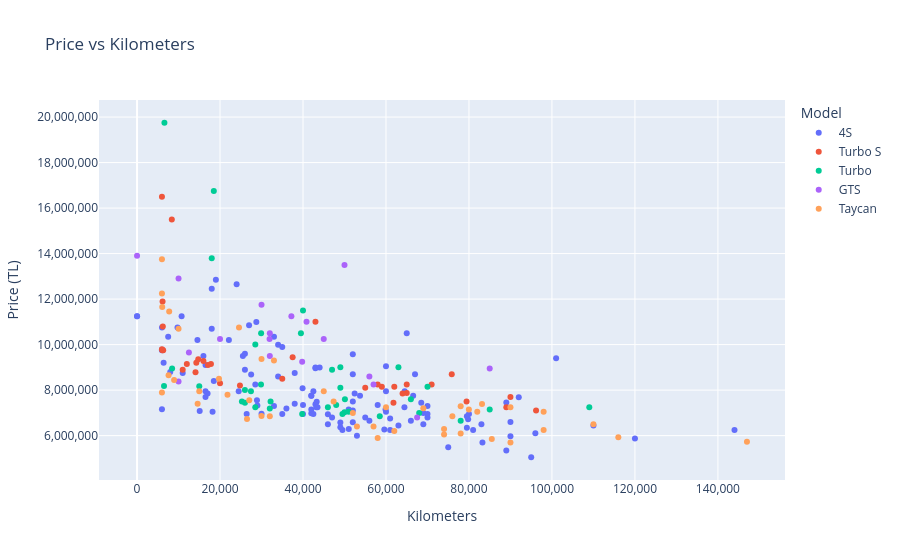

Notebook code cell kept with this figure:
### Code cell
# Price vs KM scatter
fig = px.scatter(
    df, x="km", y="price", color="model",
    hover_data=["year", "title", "sahibinden_id"],
    title="Price vs Kilometers",
    labels={"km": "Kilometers", "price": "Price (TL)", "model": "Model"}
)
fig.update_layout(xaxis_tickformat=",.0f", yaxis_tickformat=",.0f")
fig.show()

### Figure 1 — Plotly figure (JSON) as saved in the notebook; plotly's stock layout.template omitted (floating-point values rounded to 4 significant figures; data arrays with more than 128 entries replaced by an {"elided": "..."} marker saying what was removed)
{"data": [{"customdata": {"elided": "121x3 mixed values"}, "hovertemplate": "Model=4S<br>Kilometers=%{x}<br>Price (TL)=%{y}<br>year=%{customdata[0]}<br>title=%{customdata[1]}<br>sahibinden_id=%{customdata[2]}<extra></extra>", "legendgroup": "4S", "marker": {"color": "#636efa", "symbol": "circle"}, "mode": "markers", "name": "4S", "orientation": "v", "showlegend": true, "type": "scatter", "x": [60000, 52000, 68500, 67000, 15100, 92000, 70000, 46000, 38000, 42000, 80000, 8000, 65000, 42000, 79500, 29000, 24500, 35000, 110000, 28750, 17000, 53000, 83000, 38000, 79500, 6010, 42000, 63000, 49500, 0, 52000, 28500, 19000, 6001, 70000, 69000, 120000, 27000, 33000, 58000, 89000, 52000, 42000, 18500, 43000, 49000, 64500, 22137, 43300, 47000, 39900, 16500, 101000, 28900, 6001, 75000, 33000, 7500, 70000, 6001, 66548, 43000, 25500, 40000, 26000, 16500, 61000, 90000, 14556, 36000, 66000, 43000, 144000, 27500, 60000, 44000, 34000, 64444, 18200, 69000, 89000, 10738, 81000, 9750, 56000, 59900, 79800, 46000, 26418, 95000, 59600, 51030, 96000, 6400, 42500, 42500, 18000, 61000, 52000, 0, 30000, 16000, 51000, 24000, 26000, 18000, 43214, 60000, 90000, 49000, 35000, 55000, 34000, 11000, 40000, 52000, 43500, 16500, 53740, 52447, 83250], "xaxis": "x", "y": [9050000, 7100000, 7450000, 8700000, 7080000, 7690000, 7300000, 6940000, 8750000, 7750000, 6950000, 8800000, 10500000, 7750000, 6350000, 7320000, 7950000, 6950000, 6450000, 10999000, 7850000, 5990000, 6500000, 7400000, 6850000, 10750000, 6980000, 6450000, 6250000, 11250000, 6585000, 8250000, 12850000, 9750000, 6800000, 6500000, 5875000, 10850000, 7300000, 7350000, 7460000, 7500000, 7150000, 8400000, 8999000, 6575000, 7950000, 10200000, 7490000, 6800000, 8080000, 7700000, 9400000, 7550000, 7157750, 5490000, 10350000, 10350000, 6950000, 9775000, 7750000, 8960000, 9500000, 6950000, 8900000, 9100000, 6250000, 5975000, 10200000, 7190000, 6650000, 7375000, 6250000, 8690000, 7950000, 8999000, 9995500, 7250000, 7050000, 7000000, 5350000, 11250000, 6250000, 10750000, 6650000, 7145000, 6725000, 6500000, 6950000, 5050000, 6275000, 6290000, 6100000, 9200000, 7950000, 6950000, 12450000, 6750000, 9575000, 11250000, 6965000, 9500000, 7150000, 12650000, 9600000, 10700000, 7250000, 7050000, 6600000, 6370000, 9890000, 6800000, 8600000, 8750000, 7350000, 8700000, 7250000, 7950000, 7750000, 7850000, 5699000], "yaxis": "y"}, {"customdata": [[2020, "SS MOTORS 2020 PORSCHE TAYCAN TURBO S-YOLCU EKRANI-DISTRONIC-360", "1035408352"], [2020, "TAYCAN TURBO S", "1104474154"], [2020, "ALBAYRAC 2020 TAYCAN TURBO S \"BOYASIZ, DEĞİŞENSİZ, SERAMİK FREN\"", "1120195391"], [2020, "ALKAN AŞ 2020 PORSCHE TAYCAN TURBO S-SOĞUTMA-YOLCU EKRAN-CHRONO", "1224389629"], [2020, "CAR~MEN MOTORS' Taycan Turbo S 761 hp", "1240822684"], [2020, "Bayi çıkışlı Hatasız Boyasız", "1256415916"], [2020, "MAS GRUP'TAN PORSCHE TAYCAN TURBO S- 761 HP DOĞUŞ HATASIZ", "1262317796"], [2020, "2020 MODEL TAYCAN TURBO S-27 DOĞUŞ GARANTİLİ-FUL-HATASIZ", "1263311669"], [2022, "PORSCHE TAYCAN TURBO S DOĞUŞ OTO BAYİ ÇIKIŞLI", "1264137042"], [2020, "TARGET MOTORS 2020 TAYCAN TURBO S 761 HP KARBON SERAMİK FREN", "1265273902"], [2020, "BAYİİ//12.000KM//ARKA AKS//BUZ MAVİ FAR//SERAMİK FREN//RACE TEXT", "1265739722"], [2020, "HATASIZ DÜŞÜK KM", "1271360223"], [2021, "EROĞLU / CARBON BODY KİT -ARKA AKS- TAYCAN TURBO S -BOSE", "1273775102"], [2021, "2021 PORSCHE TAYCAN TURBO S BAYİİ+AIRMATIC+AKS+SOĞUTMA+ISTMA+360", "1277399980"], [2020, "-MİSANO- 2020 PORSCHE TAYCAN TURBO S SERAMİK AİR SOĞUTMA BOSE", "1279983921"], [2024, "BAYİ 2024 PORSCHE TAYCAN TURBO S-CERAMİC-BOSE-VAKUM-21''-BOYASIZ", "1280431006"], [2024, "2024 MODEL Porsche Taycan Turbo S-BOSE-AKS-BAYİ-BOYASIZ", "1281103381"], [2020, "2020 MODEL PORSCHE TAYCAN TURBO S 761 HP BAYİ ÇIKIŞLI GARANTİLİ", "1281502529"], [2020, "HATASIZ / FULL+FULL ÖZEL SİPARİŞ / 2030 GARANTİLİ DOĞUŞ BAYİ ÇKŞ", "1283552285"], [2021, "2021 TAYCAN TURBO S/05-2027 GARANTİSİ DEVAM EDİYOR", "1286190159"], [2020, "NOBEL MOTORS 2020 PORSCHE TAYCAN TURBO S -BAYİ-GARANTİ-FULL-", "1286633466"], [2021, "2021 TAYCAN TURBO S 89.000 KM BOYA DEĞİŞEN TRAMER YOK", "1287356749"], [2020, "BAYİİ-14.750KM-TAYCAN TURBO S-KARBON-SERAMİK-HEADUP-YOLCU EK.", "1291796563"], [2020, "ULU MOTORS TR'TEK/FULL OPSİYON/BAYİ/TURBO S/CARBON JANT/5000KM", "1293071257"], [2020, "TAY-CAN-ACAR-Türkiye ye gelmiş EN DOLU TURBO S", "1293981524"], [2020, "SS MOTORS 2020 TAYCAN TURBO S-SERAMİK FREN-MASAJ-17.812 KM-BAYİ", "1294538949"], [2020, "-MAKINA VADI-2020 TAYCAN TURBO S CARBON PAKET-BURMESTER-HEAD UP-", "1294541584"], [2020, "-MAKINA VADI-2020 PORSCHE TAYCAN TURBO S-BURMESTER-MASAJ-", "1295547663"], [2021, "ERCAR MOTORS 2021 PORSCHE TAYCAN TURBO S YOLCU EKRANI-AIRMATIC", "1296512772"], [2020, "2020 TAYCAN TURBO S BURMESTER DİSTRONİK HEADUP SOĞUTMA SERAMİK", "1296726398"], [2020, "YENİKÖY MOTORS İZMİR - 2020 PORSCHE TAYCAN TURBO S - BAYİ", "1297133670"], [2020, "BAŞOĞLU OTOMOTİV\"TAYCAN TURBO S BAYİ AKBANK KK 6 TAKSİT İMKANI", "1297227102"], [2020, "SAYLAY MOTORS TAYCAN TURBO S 18.000 KM HATASIZ 761HP", "1297395873"], [2022, "'UZUNOĞLU' 2022 PORSCHE TAYCAN TURBO S 16.000 KM FULL DOĞUŞ ÇIK.", "1298727668"]], "hovertemplate": "Model=Turbo S<br>Kilometers=%{x}<br>Price (TL)=%{y}<br>year=%{customdata[0]}<br>title=%{customdata[1]}<br>sahibinden_id=%{customdata[2]}<extra></extra>", "legendgroup": "Turbo S", "marker": {"color": "#EF553B", "symbol": "circle"}, "mode": "markers", "name": "Turbo S", "orientation": "v", "showlegend": true, "type": "scatter", "x": [6298, 43000, 14090, 90000, 65000, 62000, 58000, 37500, 6212, 14282, 12000, 20000, 6150, 64000, 24804, 6001, 8375, 55000, 59000, 65000, 96176, 89000, 14750, 6001, 71000, 17812, 61800, 79419, 75850, 35000, 6100, 11000, 17100, 16000], "xaxis": "x", "y": [9750000, 11000000, 8790000, 7700000, 7875000, 8150000, 8250000, 9450000, 10800000, 9200000, 9150000, 8300000, 11900000, 7850000, 8200000, 16500000, 15500000, 8100000, 8150000, 8250000, 7100000, 7250000, 9355555, 9800000, 8250000, 9150000, 7450000, 7500000, 8700000, 8495000, 9750000, 8900000, 9100000, 9275000], "yaxis": "y"}, {"customdata": [[2020, "YENİKÖY MOTORS 2020 PORSCHE TAYCAN TURBO - PDCC -MASAJ-DISTRONIC", "1050985527"], [2020, "DOĞUŞ GARANTİLİ 2020 TAYCAN TURBO-GECE GRŞ-PDCC-BRMSTR-AIRMTC", "1051733437"], [2020, "-VEGAS MOTORS-2020PORSCHE TAYCAN TURBOS BRABUS A.AKS SERAMİK AİR", "1078270616"], [2020, "ARMA İZMİR - 2020 PORSCHE TAYCAN TURBO - BAYİ", "1163762448"], [2019, "Son Fiyat Kaçırma | Yeniköy Motors Çıkışlı | 2027 Doğuş Garantil", "1180047453"], [2021, "2021PORSCHE TAYCN PERFRMNCE PLUSBAYİ 571HP 22KW HATASIZ%20 KDV", "1236616610"], [2020, "*K.KARTINA 12 TAKSİT*_2020 PORSCHE TAYCAN TURBO", "1260937834"], [2020, "Taycan Turbo 680hp Arka Aks C.Tavan 21 Jant Soğutma Tramersiz", "1262163674"], [2020, "2020 PORSCHE TAYCAN TURBO 680HP-A.AKS-SOĞUTMA -Y.EKRAN-21'BOYASIZ", "1265003301"], [2022, "2022/BAYİİ/PERFORMANS PLUS/CHRONO/AİR/BOSE/SOĞUTMA/2028 GARANTİ", "1269079264"], [2021, "BAYİ - TAYCAN TURBO - HATASIZ - 51.000 KM - 12 AYA VARAN VADE", "1270602179"], [2020, "BARBOSS'DAN PORSCHE TAYCAN TURBO -ARKA AKS-GECE GÖRÜŞ-AIRMTC", "1272750146"], [2021, "İLK SAHİBİNDEN BAYİ , SIFIRDAN FARKSIZ PERF.PLUS , BOSE , AIR", "1272791042"], [2021, "2021/BOSE SES//ISITMALI DİREKSİYON/İÇİ KIRMIZI//HATASIZ//İTHAL", "1273986553"], [2020, "2020 PORSCHE TAYCAN TURBO AIRMATIC+CHRONO+SO ĞUTMA+ISITMA+360+", "1278245818"], [2020, "ATLAS GROUP TAN ARKA AKS 680 HP HATASIZZ", "1278645847"], [2021, "BARAN MOTORS 2021 TAYCAN TURBO BAYİİ BOYASIZ AKS SOĞUTMA", "1278730211"], [2020, "ARKA AKS-AİRMATİC-360K-BOSE-SOĞUTMA-ARKA KLİMA-21 JANT-D.ISITMA", "1280111265"], [2024, "SS MOTORS 2024 TAYCAN TURBO-PERFORMANCE+-SPORTDESIGN-884HP-BAYİ", "1285704385"], [2022, "BEYOĞLU~BAYİ~CAM TAVN~SOĞUTMA~5B ÖLGE~AİRMATİC~ 2022~YOLCU EKRANI", "1286878334"], [2022, "PORSCHE TAYCAN TURBO 2022 680HP İTHAL", "1287838990"], [2023, "2023/PORSCHE/TAYCAN/530HP/LOGOLU SPOR KLTK/AİRMATİC/", "1289217445"], [2020, "SS MOTORS 2020 TAYCAN TURBO-YOLCU EKRANI-BOSE-360 °-25.274KM-BAYİ", "1289438278"], [2020, "OZC MOTORS DAN 2020 TAYCAN TURBO 680HP KOL.SOĞ.+BOSE+AİR+21JANT", "1289879124"], [2020, "MODENA ETİLER 2020 TAYCAN TURBO-SPORTDESİGN-DİST.-SOĞ.-BOYASIZ", "1289939918"], [2020, "2020 BAYİ PORSCHE TAYCAN TURBO Y.EKRANI 360 SOGUTMA BOSE AİR", "1290904611"], [2020, "HATASIZ TAYCAN TURBO", "1294566036"], [2023, "TORNADO MOTORS ' DAN PERFORMANCE PLUS EKSTA DOLU", "1295040399"], [2021, "ES PREMIUM 2021 MODEL BAYİ '' 78 BİN KM '' BOYASIZ TURBO", "1295287762"], [2023, "2023 BAYİ TAYCAN TURBO BLACKBERRY SOGUTMA HEAD'UP Y.EKRANI BOSE", "1295398790"], [2020, "VINTAGE MOTORS BAYİ 2020 TAYCAN TURBO BURMESTER AIR TAM DOLU", "1295538016"], [2024, "YENİKÖY MOTORS 2024 PORSCHE TAYCAN TURBO-AKS-SOĞUTMA-VAKUM-BAYİ", "1295988689"], [2020, "HACILAR-2020 TAYCAN TURBO 680-HP BAYİ BOYASIZ UZATILMIŞ GARANTİ", "1296006771"], [2022, "EMA MOTORS\"2022 PORSCHE TAYCAN TURBO CROSS TURİSMO / 650 HP", "1296442981"], [2020, "Hatasız Turbo+Burmester+PDCC+Full+Full 29bin km", "1296957942"], [2021, "28.500 KM BAYİ GARANTİLİ TURBO HATASIZ", "1297302036"]], "hovertemplate": "Model=Turbo<br>Kilometers=%{x}<br>Price (TL)=%{y}<br>year=%{customdata[0]}<br>title=%{customdata[1]}<br>sahibinden_id=%{customdata[2]}<extra></extra>", "legendgroup": "Turbo", "marker": {"color": "#00cc96", "symbol": "circle"}, "mode": "markers", "name": "Turbo", "orientation": "v", "showlegend": true, "type": "scatter", "x": [15000, 47000, 40000, 28502, 85000, 50100, 6500, 46000, 68000, 70000, 51000, 63000, 26000, 50000, 66000, 32180, 8449, 58500, 18504, 49000, 49000, 39500, 25274, 49500, 109000, 32000, 39800, 29900, 78000, 18000, 26000, 6600, 48000, 27450, 29875, 28500], "xaxis": "x", "y": [8175000, 8900000, 11500000, 7250000, 7150000, 7600000, 8180000, 7250000, 7000000, 8150000, 7050000, 9000000, 7450000, 7025000, 7600000, 7500000, 8950000, 6850000, 16750000, 8100000, 9000000, 10500000, 7500000, 6950000, 7250000, 7190000, 6950000, 10500000, 6650000, 13800000, 8000000, 19750000, 7350000, 7950000, 8250000, 10000000], "yaxis": "y"}, {"customdata": [[2022, "2022Mod.Porsche TAYCAN \"GTS\" 598HP/Sport Desing Carbon/Bose/BAYİ", "1159140050"], [2023, "HATASIZ BOYASIZ-DOLU-2023-PORSCHE TAYCAN GTS-ALCANTARA İÇ DİZAYN", "1196276876"], [2022, "HACILAR-2022 TAYCAN GTS 598-HP DOĞUŞ ÇIKIŞLI HATASIZ ÖZEL RENK", "1232719997"], [2023, "BARAN MOTORS 2023 GTS SPORT DESIGN CARBON BOSE AKS MAGICSKY TVN", "1250084582"], [2022, "NİSPETİYE MOTORS 2022 PORSCHE TAYCAN GTS", "1262362687"], [2022, "SAYLAM 2022 TAYCAN GTS 598HP-ALCANTARA-AKS-BAYİ-HATASZ-Ö.SİPARİŞ", "1262419922"], [2023, "2023 GTS/BAYI CIKIS/SELECTED ALL OZEL SIPARIS ARAC/HATASIZ", "1273437355"], [2021, "'X-CLUSIVE' 2021 PORSCHE TAYCAN GTS-BAYİ-BOYASIZ -22ÇKŞLI-FUL+FUL", "1280471661"], [2020, "CAPITAL MOTORS-BOYASIZ BAYİ EXTRALI PERFORMANSPLUS GARANTİLİ", "1281312632"], [2023, "2023 TAYCAN GTS SKY TAVAN+SPORTDESIGN+SOGUTMA GARANTİLİ BAYİİ", "1284607303"], [2023, "2023 GTS-ARKA AKS-MASAJ-ISITMA SOĞUTMA-SKY TAVAN - 12.000 km", "1285513217"], [2023, "2023 PORCHE TAYCAN GTS (KISA SÜRELİĞİNE FİYAT GÜNCELLENMİŞTİR )", "1286756389"], [2023, "NARİN'DEN 2023 PORSCHE TAYCAN GTS BAYİ", "1290533928"], [2023, "VOSMER 2023 PORSCHE TAYCAN GTS 380 KW", "1290797628"], [2022, "2022 TAYCAN GTS BAYİ İÇ DIŞ ÖZEL RENK 3D SES HATASIZ", "1293778117"], [2023, "ARSEL34_ 2023 BAYİ PORSCHE TAYCAN GTS İÇİ KIRMIZI HATASIZ", "1294179544"], [2022, "2022 TAYCAN GTS 598HP YOLCU EKRAN BOSE AKS BAYİ HATASIZ FUL+FULL", "1295730261"], [2023, "AZİM ÇELİK- 2023 PORSCHE TAYCAN BAYİ GTS BOSE+ISITMA+SOĞUTMA", "1297339918"]], "hovertemplate": "Model=GTS<br>Kilometers=%{x}<br>Price (TL)=%{y}<br>year=%{customdata[0]}<br>title=%{customdata[1]}<br>sahibinden_id=%{customdata[2]}<extra></extra>", "legendgroup": "GTS", "marker": {"color": "#ab63fa", "symbol": "circle"}, "mode": "markers", "name": "GTS", "orientation": "v", "showlegend": true, "type": "scatter", "x": [37200, 20000, 57000, 0, 10000, 32000, 30000, 39800, 67500, 45000, 12500, 32000, 31937, 40849, 50000, 56000, 85000, 10000], "xaxis": "x", "y": [11250000, 10250000, 8250000, 13900000, 8375000, 9500000, 11750000, 9250000, 6799000, 10250000, 9650000, 10500000, 10250000, 11000000, 13500000, 8600000, 8950000, 12900000], "yaxis": "y"}, {"customdata": {"elided": "44x3 mixed values"}, "hovertemplate": "Model=Taycan<br>Kilometers=%{x}<br>Price (TL)=%{y}<br>year=%{customdata[0]}<br>title=%{customdata[1]}<br>sahibinden_id=%{customdata[2]}<extra></extra>", "legendgroup": "Taycan", "marker": {"color": "#FFA15A", "symbol": "circle"}, "mode": "markers", "name": "Taycan", "orientation": "v", "showlegend": true, "type": "scatter", "x": [82000, 76000, 24575, 52000, 98000, 98000, 19750, 58000, 74000, 53000, 10000, 6001, 33000, 26500, 6002, 15000, 14600, 27040, 32000, 90000, 57000, 30000, 85500, 116000, 8934, 78000, 6066, 6001, 7747, 62000, 110000, 147000, 7600, 45000, 47381, 90000, 30000, 83146, 79980, 21800, 78000, 60000, 69000, 74000], "xaxis": "x", "y": [7050000, 6850000, 10750000, 7000000, 7050000, 6250000, 8495000, 5900000, 6050000, 6400000, 10700000, 12250000, 9299000, 6735000, 13750000, 7950000, 7400000, 7550000, 6850000, 7250000, 6400000, 9365000, 5850000, 5925000, 8445000, 7290000, 11650000, 7900000, 11450000, 6200000, 6500000, 5729750, 8650000, 7950000, 7500000, 5700000, 6865000, 7395000, 7150000, 7800000, 6095000, 7250000, 7200000, 6295000], "yaxis": "y"}], "layout": {"legend": {"title": {"text": "Model"}, "tracegroupgap": 0}, "title": {"text": "Price vs Kilometers"}, "xaxis": {"anchor": "y", "domain": [0, 1], "tickformat": ",.0f", "title": {"text": "Kilometers"}}, "yaxis": {"anchor": "x", "domain": [0, 1], "tickformat": ",.0f", "title": {"text": "Price (TL)"}}}}
